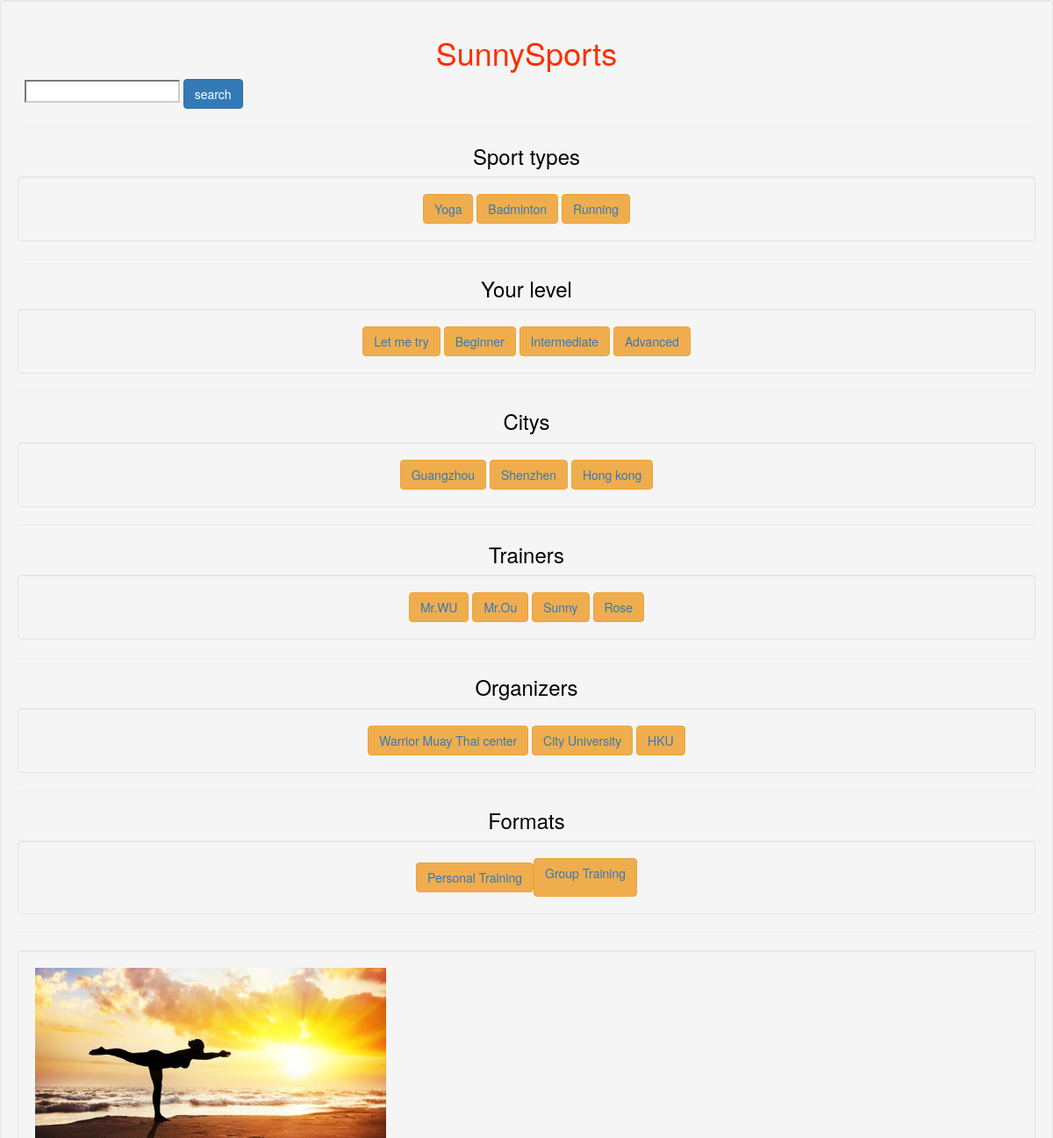
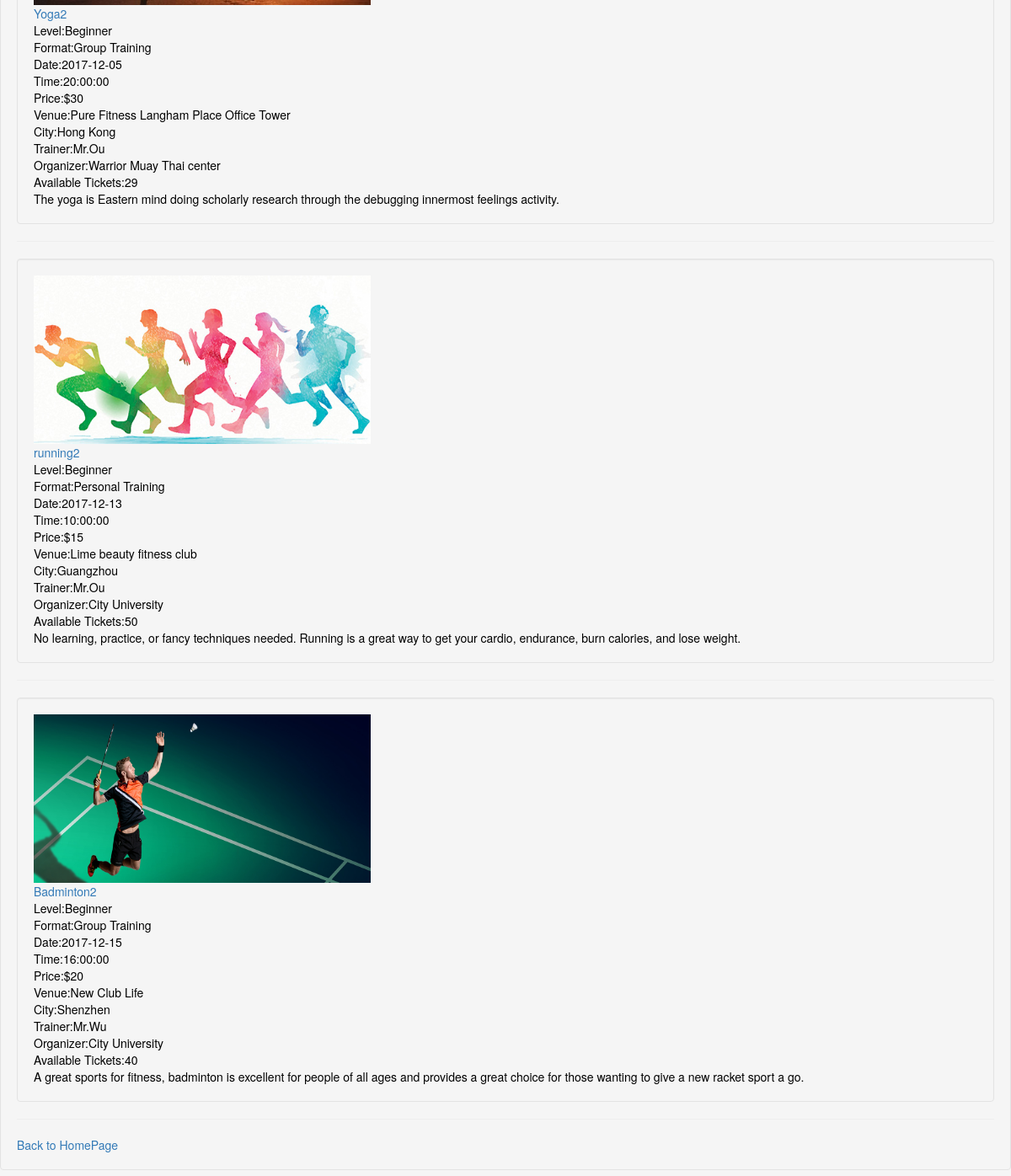
The page /CodeIgniter/index.php/SunnySports/listing/2/2 on the database its author committed (2 pictures, top to bottom).
### tables this page shows
CREATE TABLE `sessions` (
  `Session_ID` int(11) NOT NULL,
  `Session_Title` varchar(40) NOT NULL,
  `Date` date NOT NULL,
  `Time` time NOT NULL,
  `Price` double NOT NULL,
  `Available_Tickets` int(11) NOT NULL,
  `Format_ID` int(11) NOT NULL,
  `Level_ID` int(11) NOT NULL,
  `Venue_ID` int(11) NOT NULL,
  `City_ID` int(11) NOT NULL,
  `Sport_ID` int(11) NOT NULL
);

CREATE TABLE `levels` (
  `Level_ID` int(11) NOT NULL,
  `Level` varchar(40) NOT NULL
);

CREATE TABLE `formats` (
  `Format_ID` int(11) NOT NULL,
  `Session_Format` varchar(40) NOT NULL
);

CREATE TABLE `venues` (
  `Venue_ID` int(11) NOT NULL,
  `Venue_Name` varchar(40) NOT NULL,
  `City_ID` int(11) NOT NULL
);

CREATE TABLE `cities` (
  `City_ID` int(11) NOT NULL,
  `City_Name` varchar(40) NOT NULL
);

CREATE TABLE `trainers` (
  `Trainer_ID` int(11) NOT NULL,
  `Trainer_Name` varchar(40) NOT NULL
);

CREATE TABLE `organizers` (
  `Organizer_ID` int(11) NOT NULL,
  `Organizer_Name` varchar(40) NOT NULL
);

CREATE TABLE `sports` (
  `Sport_ID` int(11) NOT NULL,
  `Sport_Name` varchar(40) NOT NULL,
  `Theme_Photo` varchar(200) DEFAULT NULL,
  `Short_Description` varchar(160) DEFAULT NULL,
  `Long_Description` varchar(1000) DEFAULT NULL
);

### CodeIgniter/application/controllers/SunnySports.php (called while the page is built, shortened)
<?php if ( ! defined('BASEPATH')) exit('No direct script access allowed');
class SunnySports extends CI_Controller {
  public function listing()
  {
				$this->load->database();
				$sql_string = "";
				if($this->uri->segment(4)==1){
					$sql_string = "SELECT * FROM sessions NATURAL JOIN formats NATURAL JOIN venues NATURAL JOIN cities
					NATURAL JOIN sports NATURAL JOIN levels NATURAL JOIN sessions_organizers NATURAL JOIN organizers
					NATURAL JOIN sessions_trainers NATURAL JOIN trainers"
												. " WHERE sport_id='"
												. $this->uri->segment(3)
												. "' ";
				}
				else if($this->uri->segment(4)==2){
					$sql_string = "SELECT * FROM sessions NATURAL JOIN formats NATURAL JOIN venues NATURAL JOIN cities
					NATURAL JOIN sports NATURAL JOIN levels NATURAL JOIN sessions_organizers NATURAL JOIN organizers
					NATURAL JOIN sessions_trainers NATURAL JOIN trainers"
												. " WHERE level_id='"
												. $this->uri->segment(3)
												. "' ";
				}
				$sql_query = $this->db->query($sql_string);
				$data["query_listing"] = $sql_query;
				$this->load->view('HomePage', $data);
        $this->load->view('sports_listing', $data);
  }
}

### CodeIgniter/index.php (called while the page is built, shortened)
<?php
require_once BASEPATH.'core/CodeIgniter.php';

### CodeIgniter/application/views/sports_listing.php (the view)
<hr>
<?php
foreach ($query_listing->result() as $row)
			{
				$full = "full";
				if($row->Available_Tickets > 0){
					$full = $row->Available_Tickets;
				}
				?>
				<?php
      echo
			'<p class="well">'
			.'<a href="/CodeIgniter/index.php/SunnySports/session/'
			. $row->Session_ID . '/' . $row->Sport_ID .'">'
			.'<img src="http://localhost/CodeIgniter/image/' . $row->Session_Title . '.jpg" width="400" height="200"><br>'
      . $row->Session_Title . "</a>"
			. '<br>Level:' . $row->Level
			. '<br>Format:' . $row->Session_Format
			. '<br>Date:' . $row->Date
			. '<br>Time:' . $row->Time
			. '<br>Price:$'. $row->Price
      . '<br>Venue:' . $row->Venue_Name
			. '<br>City:' . $row->City_Name
			. '<br>Trainer:' . $row->Trainer_Name
			. '<br>Organizer:' . $row->Organizer_Name
			. '<br>Available Tickets:' . $full
			. '<br>' . $row->Short_Description .'<hr>'
			.	'</p>';
      }
?>
<a href="/CodeIgniter/index.php/SunnySports">Back to HomePage</a>
</body>
</html>

### rows shown on the page
sessions: Session_Title (picture), Session_Title "Yoga2", Level_ID.Level "Beginner", Format_ID.Session_Format "Group Training", Date "2017-12-05", Time "20:00:00", Price "30", Venue_ID.Venue_Name "Pure Fitness Langham Place Office Tower", City_ID.City_Name "Hong Kong", trainers.Trainer_Name "Mr.Ou", organizers.Organizer_Name "Warrior Muay Thai center", Available_Tickets "29", Sport_ID.Short_Description "The yoga is Eastern mind doing scholarly research through the debugging innermost feelings activity."
sessions: Session_Title (picture), Session_Title "running2", Level_ID.Level "Beginner", Format_ID.Session_Format "Personal Training", Date "2017-12-13", Time "10:00:00", Price "15", Venue_ID.Venue_Name "Lime beauty fitness club", City_ID.City_Name "Guangzhou", trainers.Trainer_Name "Mr.Ou", organizers.Organizer_Name "City University", Available_Tickets "50", Sport_ID.Short_Description "No learning, practice, or fancy techniques needed. Running is a great way to get your cardio, endurance, burn calories, and lose weight."
sessions: Session_Title (picture), Session_Title "Badminton2", Level_ID.Level "Beginner", Format_ID.Session_Format "Group Training", Date "2017-12-15", Time "16:00:00", Price "20", Venue_ID.Venue_Name "New Club Life", City_ID.City_Name "Shenzhen", trainers.Trainer_Name "Mr.Wu", organizers.Organizer_Name "City University", Available_Tickets "40", Sport_ID.Short_Description "A great sports for fitness, badminton is excellent for people of all ages and provides a great choice for those wanting to give a new racket sport a go."
